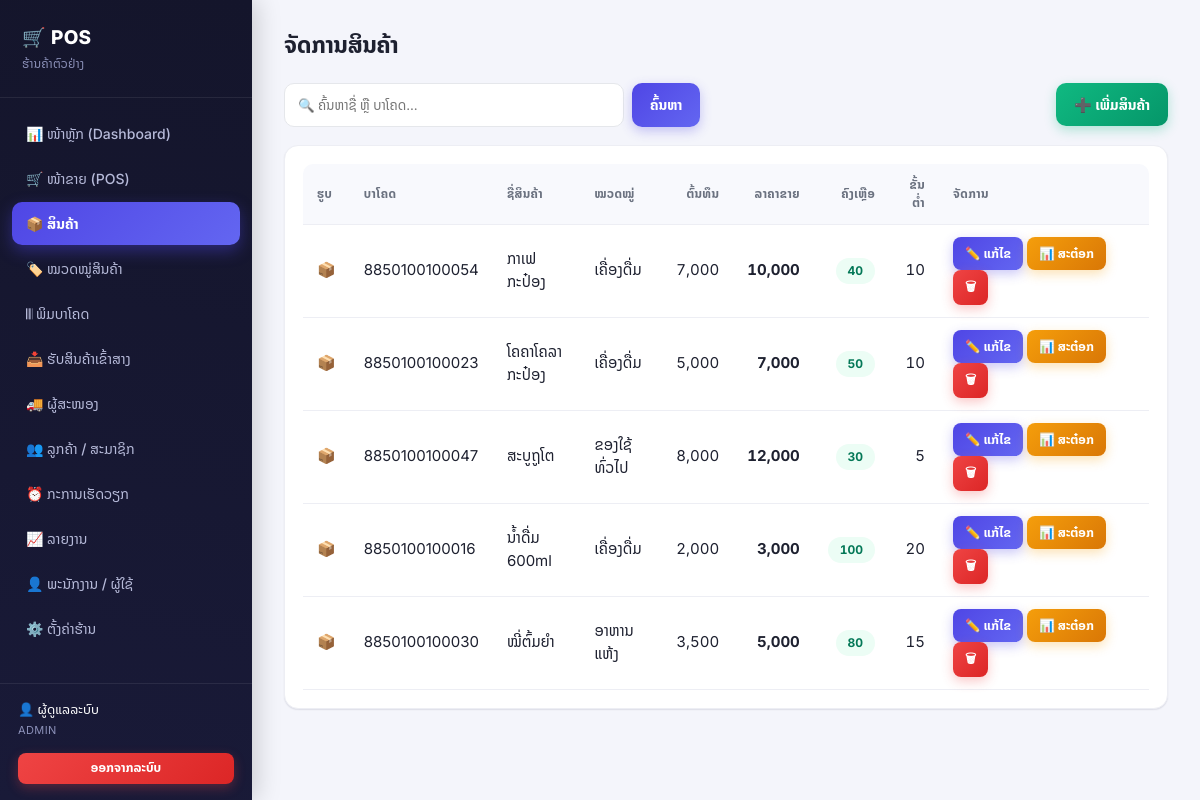
The page /products.php (signed in) on the database its author committed.
### tables this page shows
CREATE TABLE products (
  id INT AUTO_INCREMENT PRIMARY KEY,
  barcode VARCHAR(50) NOT NULL UNIQUE,
  name VARCHAR(150) NOT NULL,
  category_id INT DEFAULT NULL,
  cost_price DECIMAL(15,2) NOT NULL DEFAULT 0 COMMENT 'ລາຄາຕົ້ນທຶນ',
  sell_price DECIMAL(15,2) NOT NULL DEFAULT 0 COMMENT 'ລາຄາຂາຍ',
  stock_qty INT NOT NULL DEFAULT 0 COMMENT 'ຈຳນວນຄົງຄັງ',
  min_stock INT NOT NULL DEFAULT 5 COMMENT 'ຈຳນວນຂັ້ນຕໍ່າແຈ້ງເຕືອນ',
  image VARCHAR(255) DEFAULT NULL COMMENT 'ຊື່ໄຟລ໌ຮູບໃນໂຟນເດີ uploads/',
  status TINYINT(1) NOT NULL DEFAULT 1,
  created_at TIMESTAMP DEFAULT CURRENT_TIMESTAMP,
  FOREIGN KEY (category_id) REFERENCES categories(id) ON DELETE SET NULL
);

CREATE TABLE categories (
  id INT AUTO_INCREMENT PRIMARY KEY,
  name VARCHAR(100) NOT NULL,
  description VARCHAR(255) DEFAULT NULL,
  created_at TIMESTAMP DEFAULT CURRENT_TIMESTAMP
);

### config.php (called while the page is built, shortened)
<?php
try {
    $pdo = new PDO(
        'mysql:host=' . DB_HOST . ';dbname=' . DB_NAME . ';charset=utf8mb4',
        DB_USER,
        DB_PASS,
        [
            PDO::ATTR_ERRMODE => PDO::ERRMODE_EXCEPTION,
            PDO::ATTR_DEFAULT_FETCH_MODE => PDO::FETCH_ASSOC,
        ]
    );
} catch (PDOException $e) {
    die('ເຊື່ອມຕໍ່ຖານຂໍ້ມູນບໍ່ໄດ້: ' . $e->getMessage() . ' — ກະລຸນາ import ໄຟລ໌ database.sql ກ່ອນ');
}
function current_user() {
    return [
        'id'       => $_SESSION['user_id'] ?? 0,
        'username' => $_SESSION['username'] ?? '',
        'fullname' => $_SESSION['fullname'] ?? '',
        'role'     => $_SESSION['role'] ?? '',
    ];
}
function get_setting($key, $default = '') {
    global $pdo;
    static $cache = null;
    if ($cache === null) {
        $cache = [];
        foreach ($pdo->query('SELECT skey, svalue FROM settings') as $row) {
            $cache[$row['skey']] = $row['svalue'];
        }
    }
    return $cache[$key] ?? $default;
}
function h($str) {
    return htmlspecialchars((string)$str, ENT_QUOTES, 'UTF-8');
}

### products.php (the view, shortened to what this page needs)
<?php
require_once __DIR__ . '/config.php';
$page = 'products';
$title = 'ຈັດການສິນຄ້າ';
$q = trim($_GET['q'] ?? '');
$sql = "SELECT p.*, c.name AS category_name FROM products p
        LEFT JOIN categories c ON c.id = p.category_id
        WHERE p.status = 1";
$params = [];
$sql .= ' ORDER BY p.name';
$st = $pdo->prepare($sql);
$st->execute($params);
$products = $st->fetchAll();
include __DIR__ . '/header.php';
?>
<div class="toolbar">
  <form method="get" style="display:flex;gap:8px;flex:1">
    <input type="text" name="q" value="<?= h($q) ?>" placeholder="🔍 ຄົ້ນຫາຊື່ ຫຼື ບາໂຄດ..." style="flex:1;max-width:340px">
    <button class="btn btn-primary">ຄົ້ນຫາ</button>
  </form>
  <button class="btn btn-success" onclick="editProduct(null)">➕ ເພີ່ມສິນຄ້າ</button>
</div>
<div class="card">
  <table class="table">
    <tr>
      <th>ຮູບ</th><th>ບາໂຄດ</th><th>ຊື່ສິນຄ້າ</th><th>ໝວດໝູ່</th>
      <th class="num">ຕົ້ນທຶນ</th><th class="num">ລາຄາຂາຍ</th>
      <th class="num">ຄົງເຫຼືອ</th><th class="num">ຂັ້ນຕໍ່າ</th><th style="width:210px">ຈັດການ</th>
    </tr>
    <?php foreach ($products as $p): ?>
    <tr>
      <td><?php if ($p['image']): ?><img class="thumb" src="uploads/<?= h($p['image']) ?>"><?php else: ?>📦<?php endif; ?></td>
      <td><?= h($p['barcode']) ?></td>
      <td><?= h($p['name']) ?></td>
      <td><?= h($p['category_name'] ?? '-') ?></td>
      <td class="num"><?= number_format($p['cost_price']) ?></td>
      <td class="num"><strong><?= number_format($p['sell_price']) ?></strong></td>
      <td class="num">
        <span class="badge <?= $p['stock_qty'] <= 0 ? 'badge-danger' : ($p['stock_qty'] <= $p['min_stock'] ? 'badge-warning' : 'badge-success') ?>">
          <?= $p['stock_qty'] ?></span>
      </td>
      <td class="num"><?= $p['min_stock'] ?></td>
      <td>
        <button class="btn btn-sm btn-primary" onclick='editProduct(<?= json_encode($p, JSON_UNESCAPED_UNICODE | JSON_HEX_APOS) ?>)'>✏️ ແກ້ໄຂ</button>
        <button class="btn btn-sm btn-warning" onclick='adjustStock(<?= $p['id'] ?>, <?= json_encode($p['name'], JSON_HEX_APOS) ?>)'>📊 ສະຕ໋ອກ</button>
        <form method="post" style="display:inline" onsubmit="return confirm('ລຶບສິນຄ້ານີ້ບໍ່?')">
          <button class="btn btn-sm btn-danger">🗑</button>
        </form>
      </td>
    </tr>
    <?php endforeach; ?>
  </table>
</div>
<?php include __DIR__ . '/footer.php'; ?>

### header.php (shortened to what this page needs)
<?php
require_once __DIR__ . '/config.php';
$u = current_user();
$is_admin   = $u['role'] === 'admin';
$is_manager = in_array($u['role'], ['admin', 'manager']);
$menu = [
    ['dashboard',  'dashboard.php',  '📊 ໜ້າຫຼັກ (Dashboard)', $is_manager],
    ['pos',        'pos.php',        '🛒 ໜ້າຂາຍ (POS)',        true],
    ['products',   'products.php',   '📦 ສິນຄ້າ',               $is_manager],
    ['categories', 'categories.php', '🏷️ ໝວດໝູ່ສິນຄ້າ',        $is_manager],
    ['barcode',    'barcode.php',    '𝄃𝄃 ພິມບາໂຄດ',            $is_manager],
    ['purchases',  'purchases.php',  '📥 ຮັບສິນຄ້າເຂົ້າສາງ',    $is_manager],
    ['suppliers',  'suppliers.php',  '🚚 ຜູ້ສະໜອງ',            $is_manager],
    ['customers',  'customers.php',  '👥 ລູກຄ້າ / ສະມາຊິກ',     $is_manager],
    ['shifts',     'shifts.php',     '⏰ ກະການເຮັດວຽກ',         true],
    ['reports',    'reports.php',    '📈 ລາຍງານ',               $is_manager],
    ['users',      'users.php',      '👤 ພະນັກງານ / ຜູ້ໃຊ້',    $is_admin],
    ['settings',   'settings.php',   '⚙️ ຕັ້ງຄ່າຮ້ານ',          $is_admin],
];
?>
<!DOCTYPE html>
<html lang="lo">
<head>
<title><?= h($title ?? 'POS') ?> - <?= h(get_setting('store_name')) ?></title>
<link rel="stylesheet" href="style.css">
</head>
<body>
<div class="layout">
  <aside class="sidebar">
    <div class="brand">🛒 POS<br><small><?= h(get_setting('store_name')) ?></small></div>
    <nav>
      <?php foreach ($menu as [$key, $url, $label, $allowed]): if (!$allowed) continue; ?>
        <a href="<?= $url ?>" class="<?= ($page ?? '') === $key ? 'active' : '' ?>"><?= $label ?></a>
      <?php endforeach; ?>
    </nav>
    <div class="sidebar-footer">
      <div class="user-info">👤 <?= h($u['fullname']) ?><br><small><?= h($u['role']) ?></small></div>
      <a href="logout.php" class="btn btn-danger btn-sm btn-block">ອອກຈາກລະບົບ</a>
    </div>
  </aside>
  <main class="content">
    <h1 class="page-title"><?= h($title ?? '') ?></h1>

### footer.php
  </main>
</div>
</body>
</html>

### rows shown on the page
products: barcode "8850100100054", name "ກາເຟກະປ໋ອງ", category.name "ເຄື່ອງດື່ມ", cost_price "7,000", sell_price "10,000", stock_qty "40", min_stock "10"
products: barcode "8850100100023", name "ໂຄຄາໂຄລາ ກະປ໋ອງ", category.name "ເຄື່ອງດື່ມ", cost_price "5,000", sell_price "7,000", stock_qty "50", min_stock "10"
products: barcode "8850100100047", name "ສະບູຖູໂຕ", category.name "ຂອງໃຊ້ທົ່ວໄປ", cost_price "8,000", sell_price "12,000", stock_qty "30", min_stock "5"
products: barcode "8850100100016", name "ນ້ຳດື່ມ 600ml", category.name "ເຄື່ອງດື່ມ", cost_price "2,000", sell_price "3,000", stock_qty "100", min_stock "20"
products: barcode "8850100100030", name "ໝີ່ຕົ້ມຍຳ", category.name "ອາຫານແຫ້ງ", cost_price "3,500", sell_price "5,000", stock_qty "80", min_stock "15"

### other values the page prints
get_setting('store_name') "ຮ້ານຄ້າຕົວຢ່າງ"
$label "📊 ໜ້າຫຼັກ (Dashboard)"
$label "🛒 ໜ້າຂາຍ (POS)"
$label "📦 ສິນຄ້າ"
$label "🏷️ ໝວດໝູ່ສິນຄ້າ"
$label "𝄃𝄃 ພິມບາໂຄດ"
$label "📥 ຮັບສິນຄ້າເຂົ້າສາງ"
$label "🚚 ຜູ້ສະໜອງ"
$label "👥 ລູກຄ້າ / ສະມາຊິກ"
$label "⏰ ກະການເຮັດວຽກ"
$label "📈 ລາຍງານ"
$label "👤 ພະນັກງານ / ຜູ້ໃຊ້"
$label "⚙️ ຕັ້ງຄ່າຮ້ານ"
$u['fullname'] "ຜູ້ດູແລລະບົບ"
$u['role'] "ADMIN"
